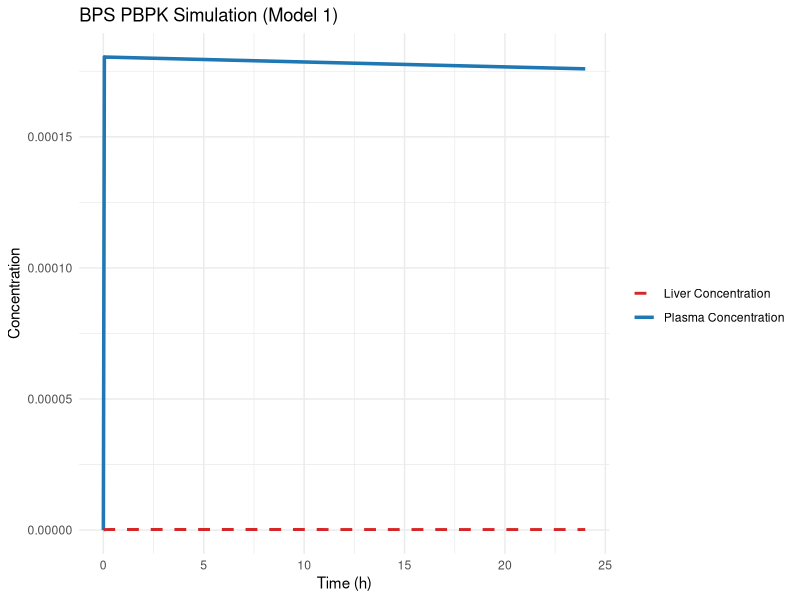

Here is the R script that generated this plot:
# ==============================================================================
# APEX-PBPK Generated Standalone Model
# Paper: Parsed from Bisphenols_Hu_2023
# Compound: BPS | Route: oral | Dose: 7.5 mg/kg
# Model Type: 1 — A PBPK model for the human dermal exposure of BPS.
# ==============================================================================

# Install deSolve if missing
if (!requireNamespace("deSolve", quietly = TRUE)) install.packages("deSolve")
library(deSolve)

# --- Extracted Parameters ---
BW <- 75.0
QCC <- 0.3
Vliver <- 19.45
V_plasma <- 0.076
Qliver <- 195.12
Kp_liver <- 137.6
CL_hep <- 265.3
k_a <- 0.001055
P_eff <- 0
R_gut <- 0

# --- 1. Calculate Micro-Rate Constants ---
V_liv <- (Vliver / 100) * BW
V_pla <- (V_plasma / 100) * BW
Q_liv <- (Qliver / 100) * QCC * BW

k12 <- Q_liv / V_pla
k21 <- Q_liv / (Kp_liver * V_liv)
k10 <- CL_hep / V_liv
ka  <- k_a

rate_parms <- list(
  k_a = ka, k12 = k12, k21 = k21, k10 = k10,
  V_pla = V_pla, V_liv = V_liv, Kp = Kp_liver
)

# --- 2. ODE Equations ---
pbpk_ode <- function(t, state, parms) {
  with(as.list(c(state, parms)), {
    dA_gut         <- -k_a * A_gut
    dA_plasma      <-  k_a * A_gut + k21 * A_liver - k12 * A_plasma
    dA_liver       <-  k12 * A_plasma - k21 * A_liver - k10 * A_liver
    dA_metabolized <-  k10 * A_liver
    
    C_plasma <- A_plasma / V_pla
    C_liver  <- A_liver / (V_liv * Kp)
    
    list(c(dA_gut, dA_plasma, dA_liver, dA_metabolized), 
         C_plasma = C_plasma, 
         C_liver = C_liver)
  })
}

# --- 3. Simulation Execution ---
init_state <- c(A_gut = 7.5, A_plasma = 0, A_liver = 0, A_metabolized = 0)

times <- seq(0, 24.0, by = 0.05)
out <- as.data.frame(ode(y = init_state, times = times, func = pbpk_ode, parms = rate_parms, method = "lsoda"))

# --- 4. Plotting ---
if (requireNamespace("ggplot2", quietly = TRUE)) {
  library(ggplot2)
  p <- ggplot(out, aes(x = time)) +
    geom_line(aes(y = C_plasma, color = "Plasma Concentration"), linewidth = 1.2) +
    geom_line(aes(y = C_liver,  color = "Liver Concentration"), linewidth = 1.0, linetype = "dashed") +
    scale_color_manual(values = c("Plasma Concentration" = "#1f77b4", "Liver Concentration" = "#d62728")) +
    labs(title = "BPS PBPK Simulation (Model 1)", x = "Time (h)", y = "Concentration", color = "") +
    theme_minimal()
  print(p)
} else {
  plot(out$time, out$C_plasma, type="l", col="blue", lwd=2, xlab="Time (h)", ylab="Concentration", main="BPS PBPK")
  lines(out$time, out$C_liver, col="red", lwd=2, lty=2)
  legend("topright", legend=c("Plasma", "Liver"), col=c("blue", "red"), lty=c(1,2), lwd=2)
}

# Cmax and AUC
cat("Cmax:", max(out$C_plasma), "\n")
cat("AUC:", sum(diff(out$time) * (head(out$C_plasma, -1) + tail(out$C_plasma, -1)) / 2), "\n")
